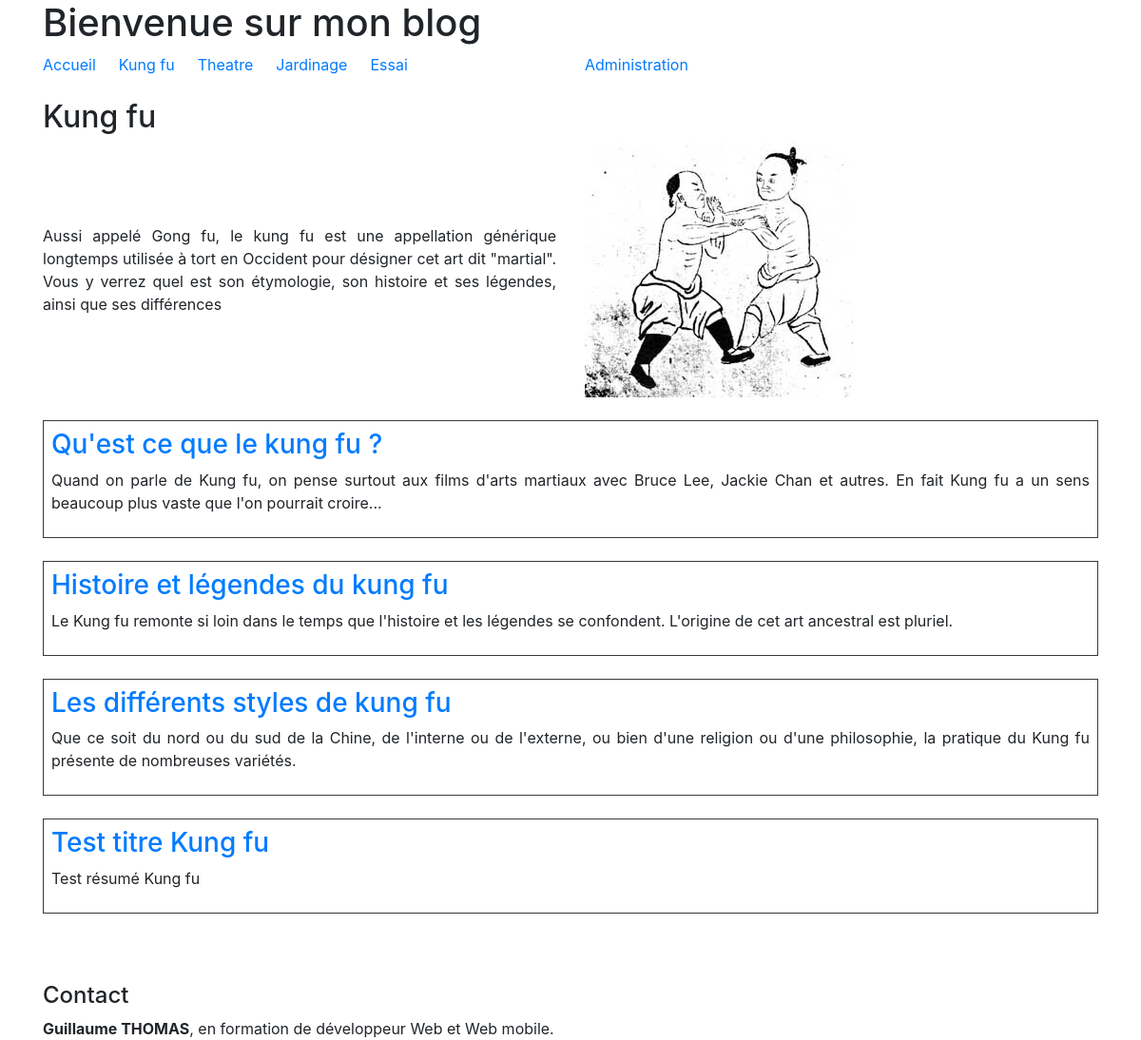
Page /kung_fu on the committed database.
### tables this page shows
CREATE TABLE IF NOT EXISTS `node` (
  `nid` int(10) UNSIGNED NOT NULL AUTO_INCREMENT,
  `type` varchar(32) NOT NULL DEFAULT 'article' COMMENT 'The type of the node.',
  `title` varchar(255) NOT NULL,
  `summary` longtext,
  `seo_title` varchar(255) DEFAULT NULL,
  `body` longtext,
  `image` varchar(255) DEFAULT NULL,
  `path` varchar(255) DEFAULT NULL,
  PRIMARY KEY (`nid`),
  UNIQUE KEY `path` (`path`)
);

### controller/Route.php (called while the page is built, shortened)
<?php
class Route {
  public static $routes = [];
  public static function add($pattern,$method="GET",$view_name="view_standard",$controller_method) {
    array_push(self::$routes,[
      'pattern' => $pattern,
      'method' => $method,
      'view_name' => $view_name,
      'controller_method' => $controller_method
    ]);
  }
  public static function check() {
    $parsed_url = parse_url($_SERVER['REQUEST_URI']);
    $path = isset($parsed_url['path']) ? $parsed_url['path'] : '/';
    $method = $_SERVER["REQUEST_METHOD"];
    foreach(self::$routes as $route) {
      if($route["method"]==$method && preg_match($route['pattern'],$path)) {
        return $route;
      }
    }
    return NULL;
  }
}

### model/Model.php (called while the page is built, shortened)
<?php
class Model {
  public static function getPDOInstance() {
    try {
      $pdo = new PDO('mysql:host=local.php.my;dbname=monblog;charset=utf8', 'diginamic', '123');
      $pdo->setAttribute(PDO::ATTR_ERRMODE,PDO::ERRMODE_WARNING);
      return $pdo;
    }
    catch(PDOException $e) {
      echo "Pb de connexion à la base de données ", $e->getMessage();
    }
  }
  public static function getNodes($type) {
    $pdo=self::getPDOInstance();
    $data = [
      'type' => $type
      ];
      $req = $pdo->prepare('SELECT * FROM node WHERE type = :type');
        $req->execute($data);
        return $req;
  }
  public static function getTypes() {
    $pdo=self::getPDOInstance();
    try {
      $req = $pdo->prepare('SELECT * FROM node WHERE type = "rubrique"');
      $req ->execute();
      return $req;
    }
    catch(PDOException $e) {
      echo "Pb de requête", $e->getMessage();
    }
  }
  public static function getNodePath($path) {
    $pdo=self::getPDOInstance();
    $data = [
    'path' => $path
    ];
    $req = $pdo->prepare('SELECT * FROM node WHERE path = :path');
    $req->execute($data);
    $d = $req->fetch(PDO::FETCH_ASSOC);
    return $d;
  }
}

### controller/Controller.php (called while the page is built, shortened)
<?php
require_once($_SERVER["DOCUMENT_ROOT"]."/monblog/model/Model.php");
class Controller {
  public static function getNodespath() {
    $parsed_url = parse_url($_SERVER['REQUEST_URI']);
    $path = isset($parsed_url['path']) ? $parsed_url['path'] : '/';
    $pattern_path = '~^/monblog/([^edit|add|rubrique|update|delete|/][a-zA-Z_\-]+)/?$~';
    if (preg_match($pattern_path, $path, $matches, PREG_OFFSET_CAPTURE)) {
      if(isset($matches[1][0])) {
        $record = Model::getNodePath($matches[1][0]);
        $req_nodes= Model::getNodes($record['title']);
        $req_types = Model::getTypes();
        $tab_data=[$record,$req_nodes,$req_types];
        return $tab_data;
      }
    }
    return NULL;
  }
}

### view/rubrique.php (the view)
<?php
require_once($_SERVER["DOCUMENT_ROOT"] . "/monblog/commons/head.php");
?>
<body>
  <?php
   require_once($_SERVER["DOCUMENT_ROOT"] . "/monblog/commons/header.php");
   ?>
  <main class="container pt-4" role="main" id="contenu-principal">
    <h2><?= $GLOBALS["data"][0]["title"] ?></h2>
    <div class="row">
      <article class="col align-self-center text-justify">
        <?= $GLOBALS["data"][0]["summary"] ?>
      </article>
      <article class="col">
        <img src="http://<?= $_SERVER["HTTP_HOST"] ?>/monblog/image/<?= $GLOBALS["data"][0]["image"] ?>" alt="">
      </article>
    </div>
    <div class="mt-4">
      <?php
      while ($record = $GLOBALS["data"][1]->fetch(PDO::FETCH_ASSOC)) {
      ?>
        <section class="border border-dark mb-4 text-justify p-2">
          <a href="http://<?= $_SERVER["HTTP_HOST"] ?>/monblog/<?= $GLOBALS["data"][0]["path"] ?>/<?= $record['path'] ?>">
            <h3><?= $record['title'] ?></h3>
          </a>
          <p><?= $record['summary'] ?></p>
        </section>
      <?php
      }
      ?>
    </div>
  </main>
  <?php
    require_once($_SERVER["DOCUMENT_ROOT"] . "/monblog/commons/footer.php");
  ?>

### index.php (shortened to what this page needs)
<?php
require_once($_SERVER["DOCUMENT_ROOT"] . "/monblog/controller/Route.php");
require_once($_SERVER["DOCUMENT_ROOT"] . "/monblog/controller/Controller.php");
$route = Route::check();
if($route) {
    if(isset($route["controller_method"])) {
      $controller_method = $route["controller_method"];
      $GLOBALS["data"] = Controller::$controller_method();
    }
  require_once($_SERVER["DOCUMENT_ROOT"] . "/monblog/view/" . $route["view_name"]);
}

### commons/head.php (shortened to what this page needs)
<!DOCTYPE html>
<html lang="fr">
<head>
  <link rel="stylesheet" href="https://cdn.jsdelivr.net/npm/bootstrap@4.6.0/dist/css/bootstrap.min.css">
</head>

### commons/header.php
<header class="container" role="banner">
  <h1>Bienvenue sur mon blog</h1>
    <div class="row">
      <nav class="col" role="navigation" aria-label="Menu de navigation principale">
        <ul class="nav col">
          <li class="mr-4"><a href="http://<?= $_SERVER["HTTP_HOST"] ?>/monblog/accueil">Accueil</a></li>
          <?php
          $nb_records = count($GLOBALS['data']);
          while($record = $GLOBALS['data'][$nb_records-1] -> fetch(PDO::FETCH_ASSOC)) :
          ?>
            <li class="mr-4"><a href="http://<?= $_SERVER["HTTP_HOST"] ?>/monblog/<?= $record["path"] ?>"><?= $record["title"] ?></a></li>
          <?php endwhile ?>
        </ul>
        </nav>
        <nav class="col" role="navigation" aria-label="Menu de navigation administrateur">
          <ul class="nav col">
          <li><a href="http://<?= $_SERVER["HTTP_HOST"] ?>/monblog/edit/">Administration</a></li>
          </ul>
        </nav>
    </div>
</header>

### commons/footer.php
    <footer class="container pt-4" role="contentinfo">
      <section class="mt-4">
        <h4>Contact</h4>
        <strong> Guillaume THOMAS</strong>,
        en formation de développeur Web et Web mobile.
      </section>
    </footer>
  </body>
</html>

### rows in the picture
node: title "Kung fu"
node: title "Theatre"
node: title "Jardinage"
node: title "Essai"
node: title "Qu'est ce que le kung fu ?", summary "Quand on parle de Kung fu, on pense surtout aux films d'arts martiaux avec Bruce Lee, Jackie Chan et autres. En fait Kung fu a un sens beaucoup plus vaste que l'on pourrait croire..."
node: title "Histoire et légendes du kung fu", summary "Le Kung fu remonte si loin dans le temps que l'histoire et les légendes se confondent. L'origine de cet art ancestral est pluriel."
node: title "Les différents styles de kung fu", summary "Que ce soit du nord ou du sud de la Chine, de l'interne ou de l'externe, ou bien d'une religion ou d'une philosophie, la pratique du Kung fu présente de nombreuses variétés."
node: title "Test titre Kung fu", summary "Test résumé Kung fu"

### other values in the picture
$GLOBALS["data"][0]["title"] "Kung fu"
